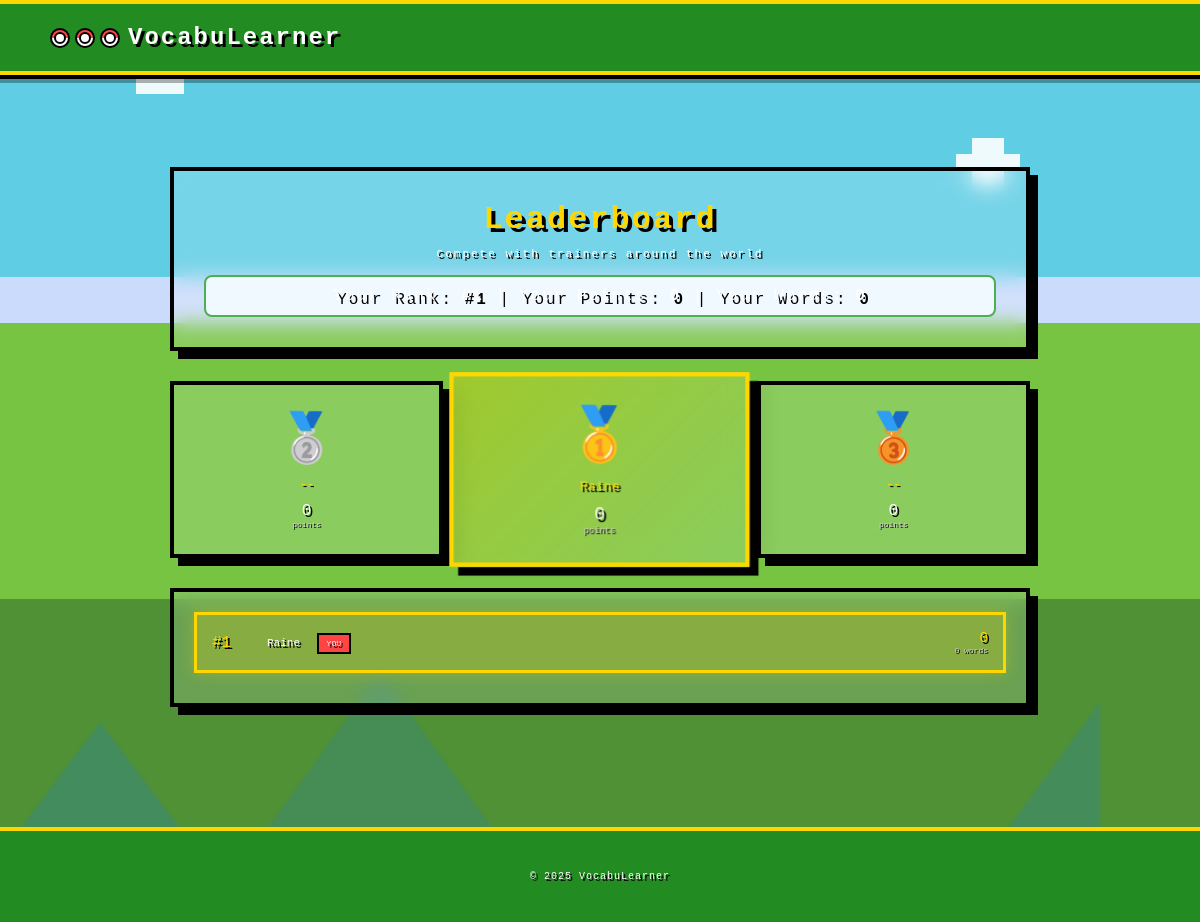
The page /leaderboard (signed in) on the database as committed earlier.
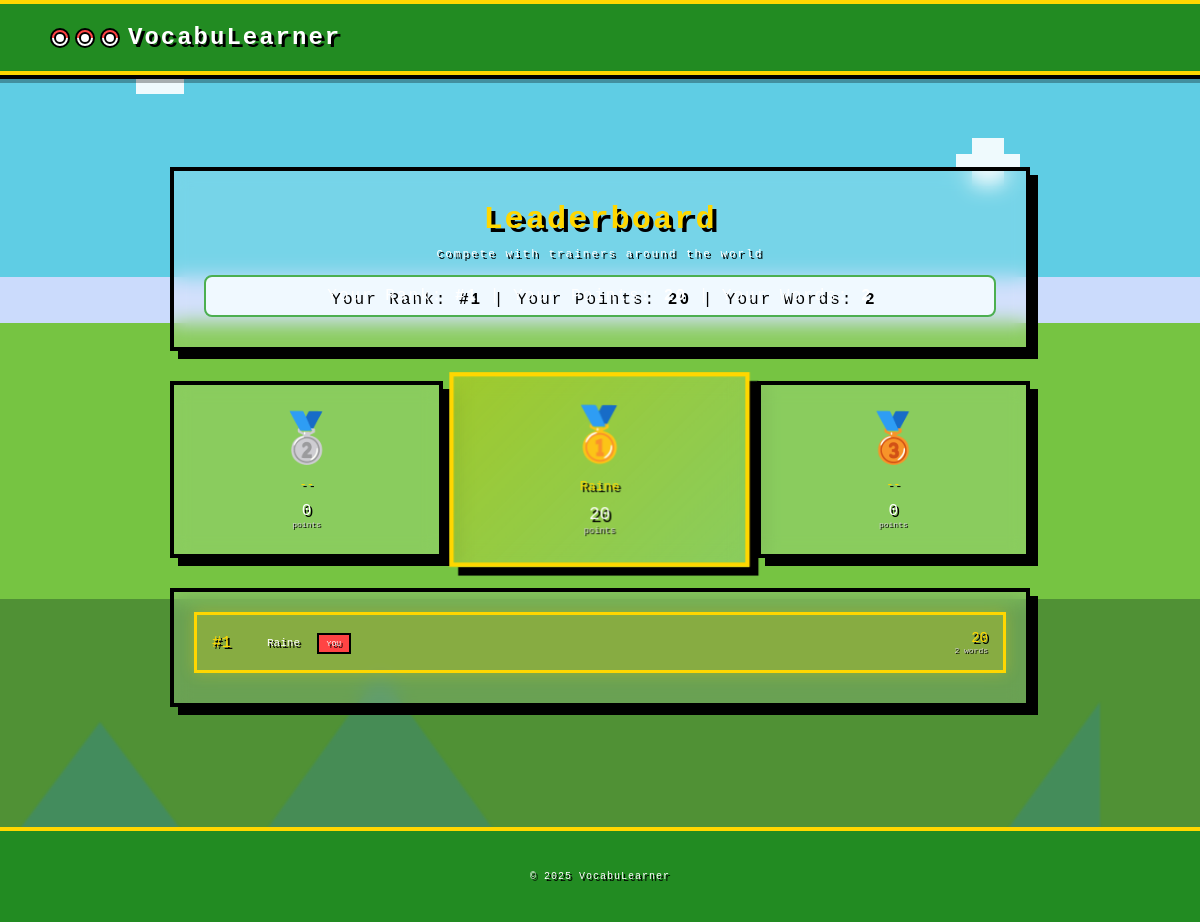
The same page on the database as committed later.
### models.py (models this page shows)
class UserAcc(db.Model):
    user_id = db.Column(db.Integer, primary_key=True)
    name = db.Column(db.String(50), nullable=False)
    email = db.Column(db.String(100), unique=True, nullable=False)
    password = db.Column(db.String(200), nullable=False)
    date_created = db.Column(db.DateTime, default=datetime.utcnow)
    last_login = db.Column(db.DateTime)
    pokemon_name = db.Column(db.String(100))
    pokemon_id = db.Column(db.Integer, db.ForeignKey('pokemon.pokemon_id'))
    profile_picture = db.Column(db.String(200))
    current_streak = db.Column(db.Integer, default=0)
    total_points = db.Column(db.Integer, default=0)  # Pokémon EXP

### Main.py (the view)
@app.route('/leaderboard')
@login_required
def leaderboard():
    user = get_current_user()
    all_users = UserAcc.query.order_by(UserAcc.total_points.desc()).all()
    leaderboard_data = []
    for i, user_acc in enumerate(all_users, 1):
        word_count = UserWords.query.filter_by(user_id=user_acc.user_id).count()
        leaderboard_data.append({
            'rank': i,
            'username': user_acc.name,
            'score': user_acc.total_points,
            'words': word_count,
            'is_current_user': user_acc.user_id == user.user_id
        })
    current_user_data = None
    for entry in leaderboard_data:
        if entry['is_current_user']:
            current_user_data = entry
            break
    podium_users = leaderboard_data[:3] if len(leaderboard_data) >= 3 else leaderboard_data
    current_user_word_count = UserWords.query.filter_by(user_id=user.user_id).count()
    return render_template('leaderboard.html',
                         leaderboard_data=leaderboard_data[:50],  # Show top 50
                         podium_users=podium_users,
                         current_user_data=current_user_data,
                         user_rank=current_user_data['rank'] if current_user_data else len(leaderboard_data) + 1,
                         current_user=user,
                         current_user_word_count=current_user_word_count)

### Main.py (called while the page is built)
def login_required(f):
    @wraps(f)
    def decorated_function(*args, **kwargs):
        if 'user_id' not in session:
            flash("Please log in to access this page.", "warning")
            return redirect(url_for('login'))
        return f(*args, **kwargs)
    return decorated_function

def get_current_user():
    if 'user_id' in session:
        return UserAcc.query.get(session['user_id'])
    return None

### Templates/leaderboard.html (shortened to what this page needs)
{% extends 'base.html' %}
{% block content %}
    {% block logo_link %}
        <a href="{{ url_for('dashboard') }}" class="logo-link">
            <div class="logo-icon">
                <div class="pokeball-mini"></div>
                <div class="pokeball-mini"></div>
                <div class="pokeball-mini"></div>
            </div>
            VocabuLearner
        </a>
    {% endblock %}
    <div class="leaderboard-container">
        <div class="page-title">
            <h1>Leaderboard</h1>
            <p>Compete with trainers around the world</p>
            <div class="user-rank-info">
                Your Rank: <strong>#{{ user_rank }}</strong> |
                Your Points: <strong>{{ current_user.total_points }}</strong> |
                Your Words: <strong>{{ current_user_word_count }}</strong>
            </div>
        </div>
        <div class="top-three">
            <div class="podium second">
                <div class="rank">🥈</div>
                {% if podium_users|length >= 2 %}
                <div class="username">{{ podium_users[1].username }}</div>
                <div class="score">{{ podium_users[1].score }}</div>
                <div class="label">points</div>
                {% else %}
                <div class="username">--</div>
                <div class="score">0</div>
                <div class="label">points</div>
                {% endif %}
            </div>
            <div class="podium first">
                <div class="rank">🥇</div>
                {% if podium_users|length >= 1 %}
                <div class="username">{{ podium_users[0].username }}</div>
                <div class="score">{{ podium_users[0].score }}</div>
                <div class="label">points</div>
                {% else %}
                <div class="username">--</div>
                <div class="score">0</div>
                <div class="label">points</div>
                {% endif %}
            </div>
            <div class="podium third">
                <div class="rank">🥉</div>
                {% if podium_users|length >= 3 %}
                <div class="username">{{ podium_users[2].username }}</div>
                <div class="score">{{ podium_users[2].score }}</div>
                <div class="label">points</div>
                {% else %}
                <div class="username">--</div>
                <div class="score">0</div>
                <div class="label">points</div>
                {% endif %}
            </div>
        </div>
        <div class="leaderboard-list">
            {% for entry in leaderboard_data %}
                {% if entry.rank > 3 or entry.is_current_user %}
                <div class="leaderboard-item {% if entry.is_current_user %}you{% endif %}">
                    <div class="item-left">
                        <div class="item-rank">#{{ entry.rank }}</div>
                        <div class="item-username">
                            {{ entry.username }}
                            {% if entry.is_current_user %}
                            <span class="item-badge">YOU</span>
                            {% endif %}
                        </div>
                    </div>
                    <div class="item-right">
                        <div class="item-score">{{ entry.score }}</div>
                        <div class="item-words">{{ entry.words }} words</div>
                    </div>
                </div>
                {% endif %}
            {% endfor %}
        </div>
    </div>
    <footer class="footer">
        <p>© 2025 VocabuLearner</p>
    </footer>
{% endblock %}

### Templates/base.html (shortened to what this page needs)
<!DOCTYPE html>
<html lang="en">
<head>
    <link rel="stylesheet" href="{{ url_for('static', filename='styles.css') }}">
</head>
<body>
    <div class="cloud-layer">
    </div>
    <div class="mountain-bg">
        <div class="pixel-mountain"></div>
        <div class="pixel-mountain"></div>
        <div class="pixel-mountain"></div>
    </div>
    <div class="particles">
    </div>
    <header class="header">
        <div class="logo">
            {% block logo_link %}{% endblock %}
        </div>
    </header>
    {%block content%}
    {%endblock%}
</body>
</html>

Rows that differ between the two databases and show on the page:
changed UserAcc "Raine": total_points "0" → "20"; score "0" → "20"; words "0" → "2"
Other text that changed with them:
{{ current_user_word_count }}: "0" → "2"
{{ podium_users[0].score }}: "0" → "20"
